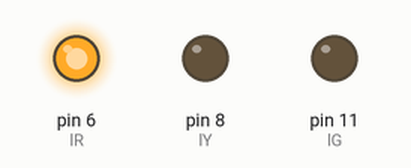
Recording of a sketch running on a simulated Arduino Uno, built with avr-gcc and run on an emulated ATmega328P. On the bench: output pins drawn as LEDs (lit = HIGH).

Above: at 2.5 s.
At 6.0 s:
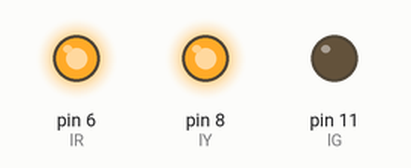
At 9.5 s:
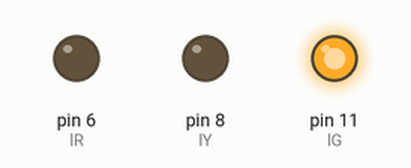
At 13.0 s:
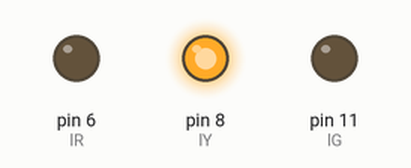
Timing chart, 0 to 18.2 s (numbered marks = the images above):
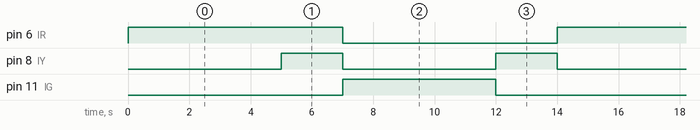

The sketch:

test_traffic_light.ino
```cpp
int lR = 6;
int lY = 8;
int lG = 11;
int t1 = 5000;
int t2 = 2000;

void setup() {
  pinMode(lR, OUTPUT);
  pinMode(lY, OUTPUT);
  pinMode(lG, OUTPUT);
}

void loop() {
  digitalWrite(lR,HIGH);
  digitalWrite(lY,LOW);
  digitalWrite(lG,LOW);
  delay(t1);
  digitalWrite(lR,HIGH);
  digitalWrite(lY,HIGH);
  digitalWrite(lG,LOW);
  delay(t2);
  digitalWrite(lR,LOW);
  digitalWrite(lY,LOW);
  digitalWrite(lG,HIGH);
  delay(t1);
  digitalWrite(lR,LOW);
  digitalWrite(lY,HIGH);
  digitalWrite(lG,LOW);
  delay(t2);
  // put your main code here, to run repeatedly:

}
```

Measured:
- by itself, pin 6 (lR): alternates HIGH for 7.0 s and LOW for 7.0 s
- by itself, pin 8 (lY): alternates HIGH for 2.0 s and LOW for 5.0 s
- by itself, pin 11 (lG): alternates HIGH for 5.0 s and LOW for 9.0 s
